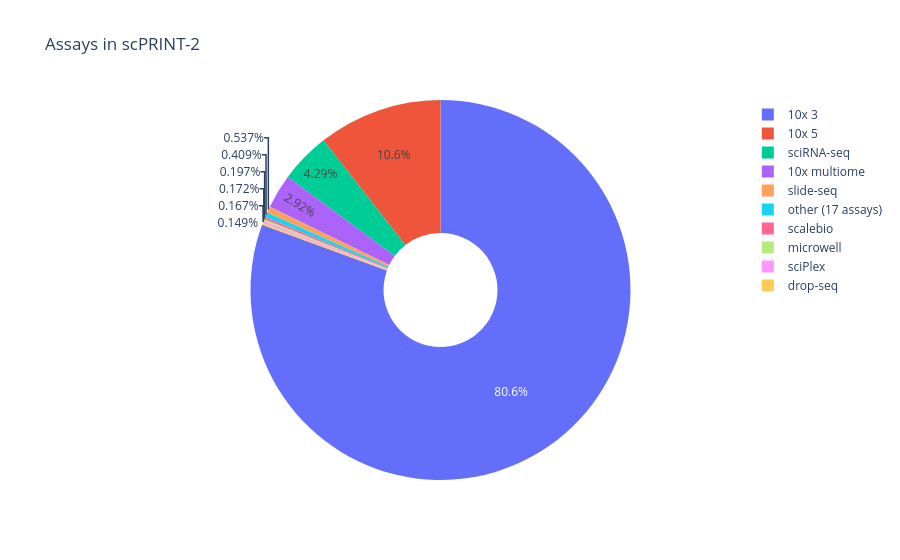

This figure's notebook cell:
### Markdown cell above
With no labels:

### Code cell
# Create a camembert plot
fig = px.pie(
    names=list(assays.keys()),
    values=assays.values(),
    title="Assays in scPRINT-2",
    hole=0.3,  # for a donut-style camembert
)
fig.show()

labels = list(fig.data[0].labels)
values = list(fig.data[0].values)
total = sum(values)

df_pct = pd.DataFrame({
    "label": labels,
    "count": values,
    "percent": [v / total * 100 for v in values],
}).sort_values("percent", ascending=False)
df_pct

### Figure 1 — Plotly figure (JSON) as saved in the notebook; plotly's stock layout.template omitted (floating-point values rounded to 4 significant figures)
{"data": [{"domain": {"x": [0, 1], "y": [0, 1]}, "hole": 0.3, "hovertemplate": "label=%{label}<br>value=%{value}<extra></extra>", "labels": ["10x 3", "10x 5", "10x multiome", "sciRNA-seq", "slide-seq", "scalebio", "microwell", "sciPlex", "drop-seq", "other (17 assays)"], "legendgroup": "", "name": "", "showlegend": true, "type": "pie", "values": [280173208, 36740471, 10142972, 14924076, 1867286, 685024, 599459, 581480, 517799, 1423506]}], "layout": {"legend": {"tracegroupgap": 0}, "title": {"text": "Assays in scPRINT-2"}}}
